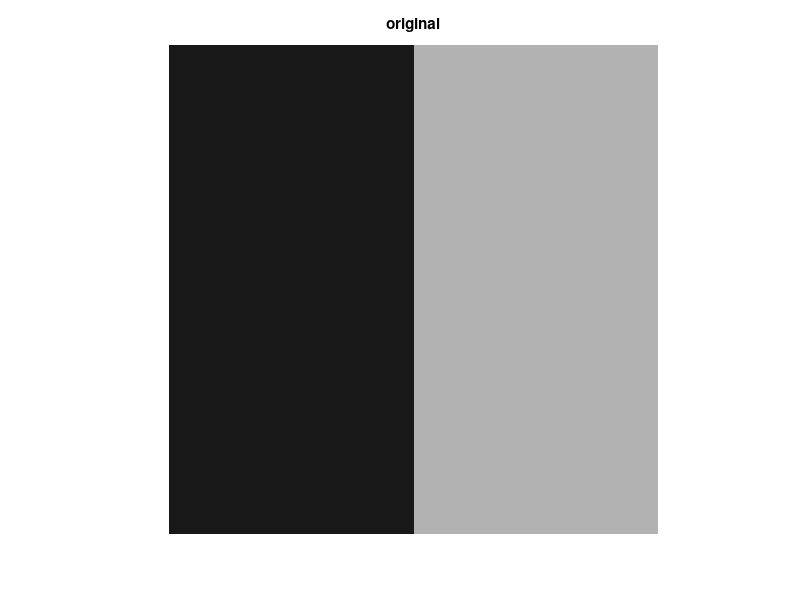
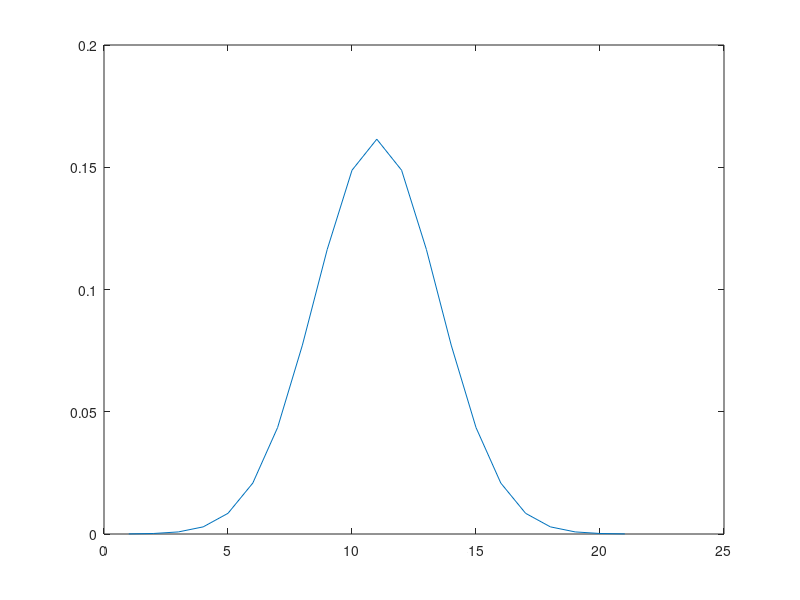
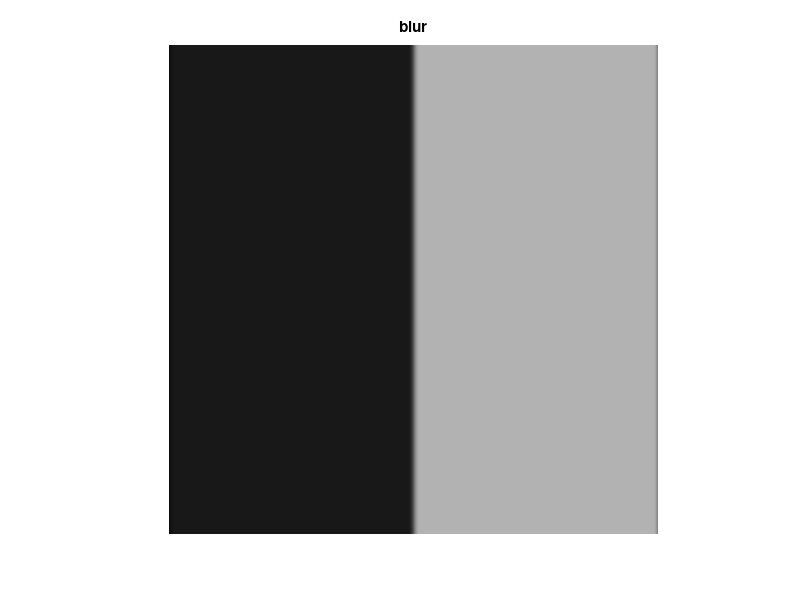
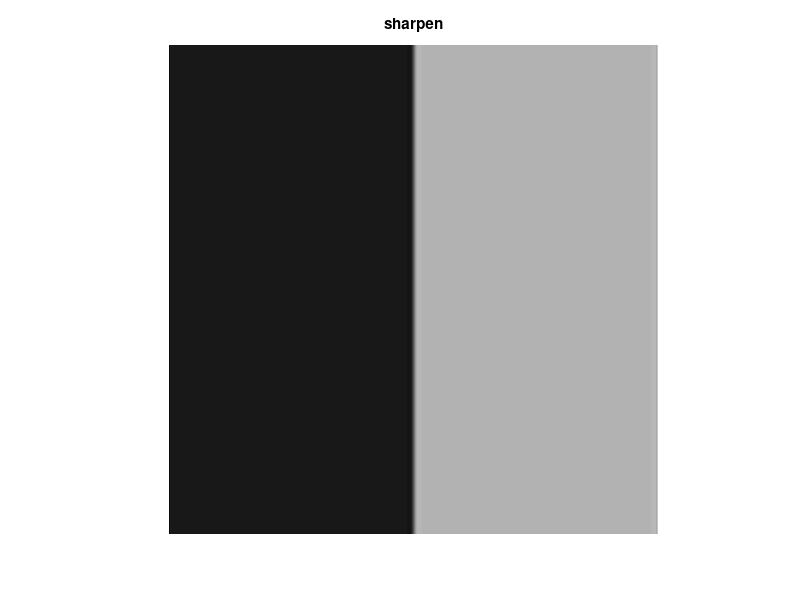

MATLAB code for these plots, in order:
X = [0.1*ones(512,256) 0.7*ones(512,256)];
figure(1)
imshow(X)
title('original')
k=21;
g = fspecial('gaussian',k,k/8.5);
h=g((k-1)/2,:);
figure(2)
h=h/sum(h);plot(h);

Y = conv2(X,h,'same');
figure(3)
imshow(Y)
title('blur')

q = -0.7;
Y1 = conv2(Y ,[-1 0 1],'same');
Y2 = conv2(Y1,[-1 0 1],'same');
figure(4)
Xr = Y+q*Y2;
imshow(Xr)
title('sharpen')


figure(5)
x  = X(100,:);
y  = Y(100,:);
xr = Xr(100,:);

plot([x' xr' y'],'linewidth',2)
axis([200 300 -1 2])
legend({'original','sharpen','blur'})


figure(6)
Z = Y;
Z(256:end,:) = Xr(256:end,:);
imshow(Z)
ylabel(' sharpen | blur ')


